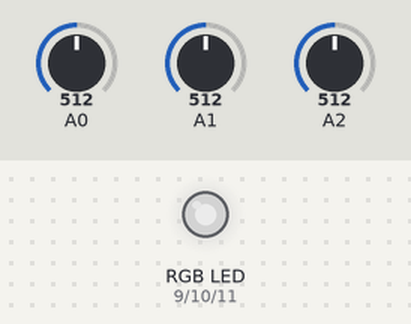
Bench run of a sketch on a simulated Arduino Uno, built with avr-gcc and run on an emulated ATmega328P. Parts: an RGB LED mixed from three pins (HIGH = lit). The inputs (shaded band) are chosen by the test bench; at power-on: A0 = 512, A1 = 512, A2 = 512. Dim RGB values are drawn brighter than linear.

Above: at 1.2 s.
1.3 s: A0 set to 716
At 1.8 s:
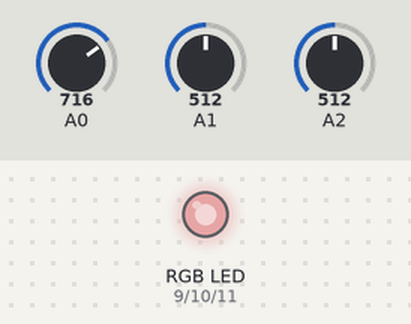
2.8 s: A1 set to 716
At 4.0 s:
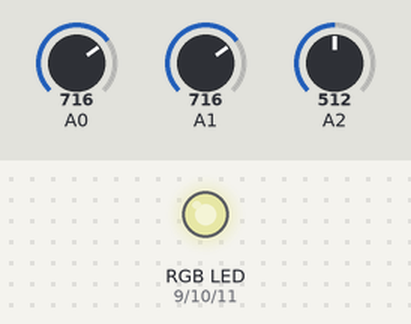
4.3 s: A2 set to 716
At 5.3 s:
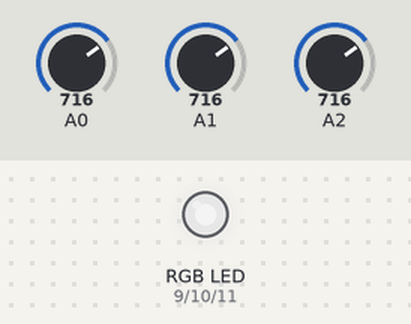
5.8 s: A0 set to 900
At 6.4 s:
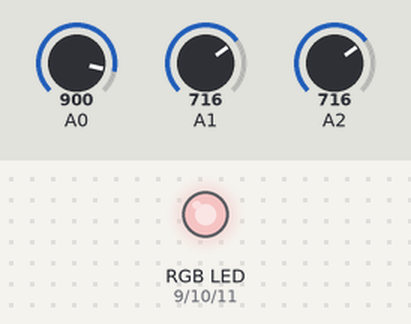
7.3 s: A1 set to 900
At 8.5 s:
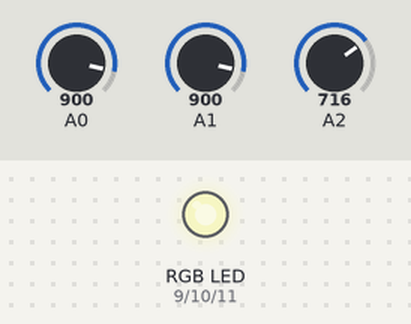
8.8 s: A2 set to 900
At 9.9 s:
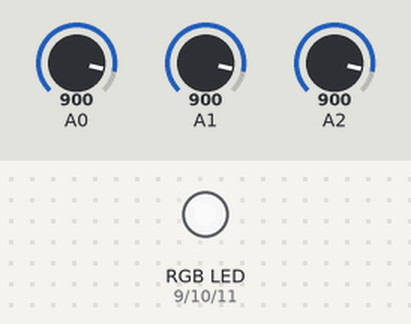
Timing chart, 0 to 11.3 s (numbered marks = the images above; inputs shaded):
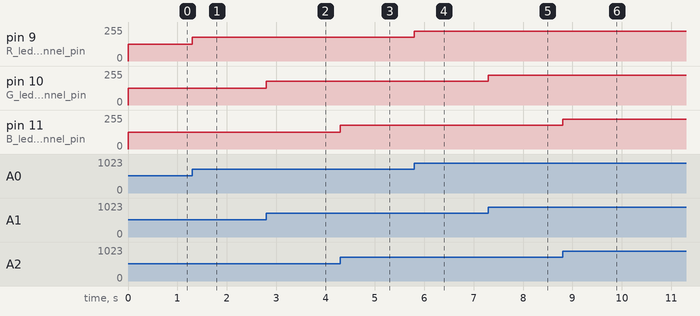

Measured:
- after the input at 1.3 s, pin 9 (R_led_channel_pin): 127/255 → 178/255 at once
- after the input at 2.8 s, pin 10 (G_led_channel_pin): 127/255 → 178/255 at once
- after the input at 4.3 s, pin 11 (B_led_channel_pin): 127/255 → 178/255 at once
- after the input at 5.8 s, pin 9 (R_led_channel_pin): 178/255 → 224/255 at once
- after the input at 7.3 s, pin 10 (G_led_channel_pin): 178/255 → 224/255 at once
- after the input at 8.8 s, pin 11 (B_led_channel_pin): 178/255 → 224/255 at once

The sketch:

homework-02.ino
```cpp
/*
  RGB LED controlled by potentiometers

  Small circuit that controls the colors of an RGB LED using individual potentiometers.

  Circuit components:
  - INPUT:
    - A0: potentiometer that controls the R channel of the LED
    - A1: potentiometer that controls the G channel of the LED
    - A2: potentiometer that controls the B channel of the LED
  - OUTPUT:
    - DIGITAL (PWM~) 9: writes mapped values from A0 to the R channel of the LED
    - DIGITAL (PWM~) 10: writes mapped values from A1 to the G channel of the LED
    - DIGITAL (PWM~) 11: writes mapped values from A2 to the B channel of the LED

  Created 22-10-2023
  By Olaeriu Vlad Mihai
*/

// pins used for writing analogue values to the RGB color channels
const int R_led_channel_pin = 9, G_led_channel_pin = 10, B_led_channel_pin = 11;
// pins used for reading analogue values from the potentiometer
const int R_channel_slider = A0, G_channel_slider = A1, B_channel_slider = A2;

const float RGB_lower_bound = 0.0, RGB_upper_bound = 255.0;
const float slider_lower_bound = 0.0, slider_upper_bound = 1023.0;

void setup() {
  Serial.begin(9600);

  // configure pins to behave as output for RGB color channels
  pinMode(R_led_channel_pin, OUTPUT);
  pinMode(G_led_channel_pin, OUTPUT);
  pinMode(B_led_channel_pin, OUTPUT);
}

void loop() {
  // for each RGB color channel, modify its intensity based
  // on the related potentiometer's value
  modify_RGB_channel_intensity(R_led_channel_pin, R_channel_slider);
  modify_RGB_channel_intensity(G_led_channel_pin, G_channel_slider);
  modify_RGB_channel_intensity(B_led_channel_pin, B_channel_slider);
}

/*
  Given a PIN corresponding to a color channel of an RGB LED and
  a PIN corresponding to a potentiometer that controls that RGB color channel,
  read the value from the potentiometer, map it to an RGB value, and write it to the interrelated PIN.
*/
void modify_RGB_channel_intensity(const int RGB_led_channel_pin, const int RGB_channel_slider){
  float RGB_channel_slider_value, RGB_channel_intensity;

  RGB_channel_slider_value = analogRead(RGB_channel_slider);
  // map previously read potentiometer value to RGB value
  RGB_channel_intensity = map(RGB_channel_slider_value, slider_lower_bound, slider_upper_bound, RGB_lower_bound, RGB_upper_bound);

  analogWrite(RGB_led_channel_pin, RGB_channel_intensity);
}
```
